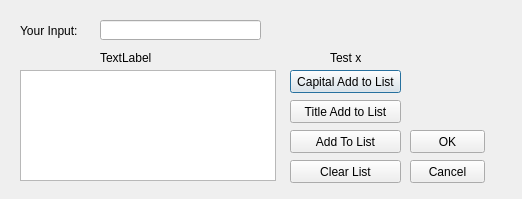
<?xml version="1.0" encoding="UTF-8"?>
<ui version="4.0">
 <class>Dialog</class>
 <widget class="QDialog" name="Dialog">
  <property name="geometry">
   <rect>
    <x>0</x>
    <y>0</y>
    <width>522</width>
    <height>199</height>
   </rect>
  </property>
  <property name="windowTitle">
   <string>2021 Exam MCQ</string>
  </property>
  <widget class="QLabel" name="lblYourInput">
   <property name="geometry">
    <rect>
     <x>20</x>
     <y>20</y>
     <width>71</width>
     <height>21</height>
    </rect>
   </property>
   <property name="text">
    <string>Your Input:</string>
   </property>
  </widget>
  <widget class="QLineEdit" name="edtInput">
   <property name="geometry">
    <rect>
     <x>100</x>
     <y>20</y>
     <width>161</width>
     <height>20</height>
    </rect>
   </property>
  </widget>
  <widget class="QLabel" name="lblTextAdd">
   <property name="geometry">
    <rect>
     <x>100</x>
     <y>50</y>
     <width>161</width>
     <height>16</height>
    </rect>
   </property>
   <property name="text">
    <string>TextLabel</string>
   </property>
  </widget>
  <widget class="QPushButton" name="btnCapitalToList">
   <property name="geometry">
    <rect>
     <x>290</x>
     <y>70</y>
     <width>111</width>
     <height>23</height>
    </rect>
   </property>
   <property name="text">
    <string>Capital Add to List</string>
   </property>
  </widget>
  <widget class="QPushButton" name="btnTitleToList">
   <property name="geometry">
    <rect>
     <x>290</x>
     <y>100</y>
     <width>111</width>
     <height>23</height>
    </rect>
   </property>
   <property name="text">
    <string>Title Add to List</string>
   </property>
  </widget>
  <widget class="QPushButton" name="btnAddToList">
   <property name="geometry">
    <rect>
     <x>290</x>
     <y>130</y>
     <width>111</width>
     <height>23</height>
    </rect>
   </property>
   <property name="text">
    <string>Add To List</string>
   </property>
  </widget>
  <widget class="QPushButton" name="btnClearList">
   <property name="geometry">
    <rect>
     <x>290</x>
     <y>160</y>
     <width>111</width>
     <height>23</height>
    </rect>
   </property>
   <property name="text">
    <string>Clear List</string>
   </property>
  </widget>
  <widget class="QPushButton" name="btnOK">
   <property name="geometry">
    <rect>
     <x>410</x>
     <y>130</y>
     <width>75</width>
     <height>23</height>
    </rect>
   </property>
   <property name="text">
    <string>OK</string>
   </property>
  </widget>
  <widget class="QPushButton" name="btnCancel">
   <property name="geometry">
    <rect>
     <x>410</x>
     <y>160</y>
     <width>75</width>
     <height>23</height>
    </rect>
   </property>
   <property name="text">
    <string>Cancel</string>
   </property>
  </widget>
  <widget class="QListWidget" name="lstWidget">
   <property name="geometry">
    <rect>
     <x>20</x>
     <y>70</y>
     <width>256</width>
     <height>111</height>
    </rect>
   </property>
  </widget>
  <widget class="QLabel" name="lblTestx">
   <property name="geometry">
    <rect>
     <x>330</x>
     <y>50</y>
     <width>151</width>
     <height>16</height>
    </rect>
   </property>
   <property name="text">
    <string>Test x</string>
   </property>
  </widget>
 </widget>
 <resources/>
 <connections/>
</ui>
